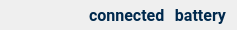
            <widget class="QFrame" name="status_bar">
             <property name="sizePolicy">
              <sizepolicy hsizetype="Preferred" vsizetype="Maximum">
               <horstretch>0</horstretch>
               <verstretch>0</verstretch>
              </sizepolicy>
             </property>
             <property name="minimumSize">
              <size>
               <width>0</width>
               <height>30</height>
              </size>
             </property>
             <property name="maximumSize">
              <size>
               <width>16777215</width>
               <height>30</height>
              </size>
             </property>
             <property name="styleSheet">
              <string notr="true">
color: rgb(0, 41, 77);</string>
             </property>
             <property name="frameShape">
              <enum>QFrame::NoFrame</enum>
             </property>
             <property name="frameShadow">
              <enum>QFrame::Plain</enum>
             </property>
             <property name="lineWidth">
              <number>0</number>
             </property>
             <layout class="QHBoxLayout" name="horizontalLayout_7">
              <property name="spacing">
               <number>0</number>
              </property>
              <property name="leftMargin">
               <number>10</number>
              </property>
              <property name="topMargin">
               <number>0</number>
              </property>
              <property name="rightMargin">
               <number>10</number>
              </property>
              <property name="bottomMargin">
               <number>0</number>
              </property>
              <item>
               <spacer name="horizontalSpacer">
                <property name="orientation">
                 <enum>Qt::Horizontal</enum>
                </property>
                <property name="sizeHint" stdset="0">
                 <size>
                  <width>40</width>
                  <height>20</height>
                 </size>
                </property>
               </spacer>
              </item>
              <item>
               <widget class="QFrame" name="frame_2">
                <property name="styleSheet">
                 <string notr="true">
border-radius: 20px;
</string>
                </property>
                <property name="frameShape">
                 <enum>QFrame::StyledPanel</enum>
                </property>
                <property name="frameShadow">
                 <enum>QFrame::Raised</enum>
                </property>
                <layout class="QHBoxLayout" name="horizontalLayout_10">
                 <property name="spacing">
                  <number>0</number>
                 </property>
                 <property name="topMargin">
                  <number>0</number>
                 </property>
                 <property name="bottomMargin">
                  <number>0</number>
                 </property>
                 <item>
                  <widget class="QLabel" name="label_8">
                   <property name="minimumSize">
                    <size>
                     <width>30</width>
                     <height>30</height>
                    </size>
                   </property>
                   <property name="maximumSize">
                    <size>
                     <width>50</width>
                     <height>50</height>
                    </size>
                   </property>
                   <property name="text">
                    <string/>
                   </property>
                   <property name="pixmap">
                    <pixmap resource="../resources/resources.qrc">:/Icons/Icons/mqtt_icon.svg</pixmap>
                   </property>
                   <property name="scaledContents">
                    <bool>false</bool>
                   </property>
                   <property name="alignment">
                    <set>Qt::AlignCenter</set>
                   </property>
                  </widget>
                 </item>
                 <item>
                  <widget class="QLabel" name="label_mqtt">
                   <property name="sizePolicy">
                    <sizepolicy hsizetype="Preferred" vsizetype="Preferred">
                     <horstretch>0</horstretch>
                     <verstretch>0</verstretch>
                    </sizepolicy>
                   </property>
                   <property name="minimumSize">
                    <size>
                     <width>0</width>
                     <height>30</height>
                    </size>
                   </property>
                   <property name="maximumSize">
                    <size>
                     <width>16777215</width>
                     <height>50</height>
                    </size>
                   </property>
                   <property name="font">
                    <font>
                     <family>Roboto</family>
                     <pointsize>12</pointsize>
                     <weight>75</weight>
                     <bold>true</bold>
                    </font>
                   </property>
                   <property name="text">
                    <string>connected</string>
                   </property>
                   <property name="textFormat">
                    <enum>Qt::PlainText</enum>
                   </property>
                  </widget>
                 </item>
                </layout>
               </widget>
              </item>
              <item>
               <widget class="QFrame" name="frame">
                <property name="styleSheet">
                 <string notr="true">
border-radius: 20px;
</string>
                </property>
                <property name="frameShape">
                 <enum>QFrame::NoFrame</enum>
                </property>
                <property name="frameShadow">
                 <enum>QFrame::Plain</enum>
                </property>
                <layout class="QVBoxLayout" name="verticalLayout_4">
                 <property name="leftMargin">
                  <number>0</number>
                 </property>
                 <property name="topMargin">
                  <number>0</number>
                 </property>
                 <property name="rightMargin">
                  <number>0</number>
                 </property>
                 <property name="bottomMargin">
                  <number>0</number>
                 </property>
                 <item>
                  <widget class="QLabel" name="label_battery">
                   <property name="sizePolicy">
                    <sizepolicy hsizetype="Preferred" vsizetype="Preferred">
                     <horstretch>0</horstretch>
                     <verstretch>0</verstretch>
                    </sizepolicy>
                   </property>
                   <property name="minimumSize">
                    <size>
                     <width>0</width>
                     <height>30</height>
                    </size>
                   </property>
                   <property name="maximumSize">
                    <size>
                     <width>16777215</width>
                     <height>50</height>
                    </size>
                   </property>
                   <property name="font">
                    <font>
                     <family>Roboto</family>
                     <pointsize>12</pointsize>
                     <weight>75</weight>
                     <bold>true</bold>
                    </font>
                   </property>
                   <property name="styleSheet">
                    <string notr="true"/>
                   </property>
                   <property name="frameShape">
                    <enum>QFrame::NoFrame</enum>
                   </property>
                   <property name="frameShadow">
                    <enum>QFrame::Raised</enum>
                   </property>
                   <property name="text">
                    <string>battery</string>
                   </property>
                   <property name="scaledContents">
                    <bool>false</bool>
                   </property>
                   <property name="alignment">
                    <set>Qt::AlignCenter</set>
                   </property>
                   <property name="margin">
                    <number>5</number>
                   </property>
                   <property name="indent">
                    <number>0</number>
                   </property>
                  </widget>
                 </item>
                </layout>
               </widget>
              </item>
             </layout>
            </widget>
